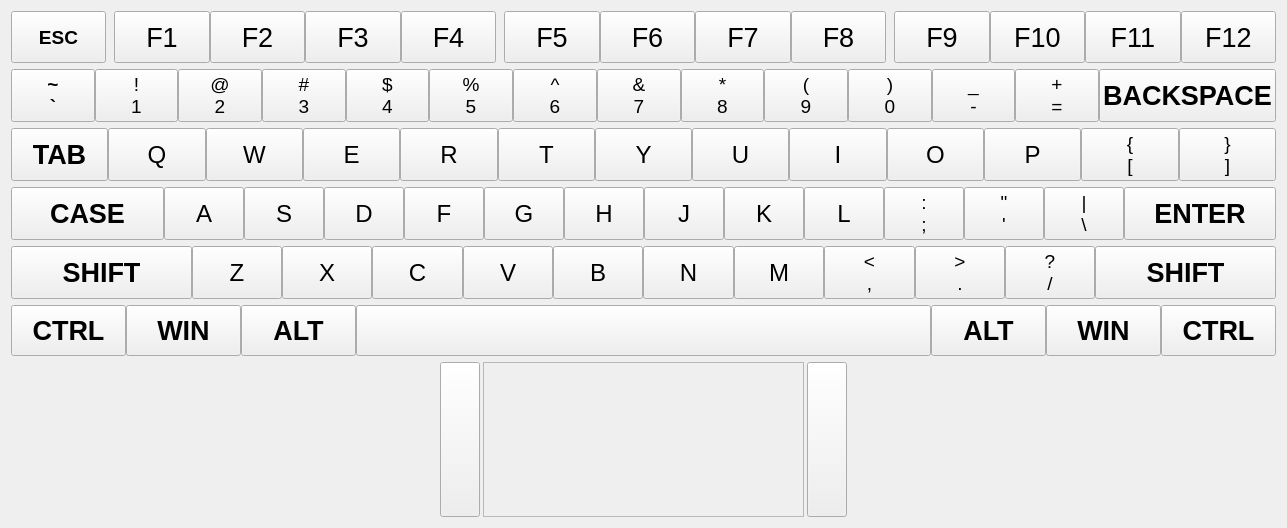
<?xml version="1.0" encoding="UTF-8"?>
<ui version="4.0">
 <class>KeyBoard</class>
 <widget class="QWidget" name="KeyBoard">
  <property name="geometry">
   <rect>
    <x>0</x>
    <y>0</y>
    <width>1287</width>
    <height>528</height>
   </rect>
  </property>
  <property name="sizePolicy">
   <sizepolicy hsizetype="Expanding" vsizetype="Expanding">
    <horstretch>0</horstretch>
    <verstretch>0</verstretch>
   </sizepolicy>
  </property>
  <property name="mouseTracking">
   <bool>false</bool>
  </property>
  <property name="windowTitle">
   <string>Widget</string>
  </property>
  <property name="accessibleDescription">
   <string/>
  </property>
  <property name="autoFillBackground">
   <bool>true</bool>
  </property>
  <property name="styleSheet">
   <string notr="true"/>
  </property>
  <layout class="QVBoxLayout" name="verticalLayout" stretch="1,1,1,1,1,1,3">
   <item>
    <layout class="QHBoxLayout" name="horizontalLayout" stretch="1,4,4,4">
     <property name="spacing">
      <number>8</number>
     </property>
     <item>
      <widget class="QPushButton" name="ESC_BTN">
       <property name="sizePolicy">
        <sizepolicy hsizetype="Preferred" vsizetype="Preferred">
         <horstretch>0</horstretch>
         <verstretch>0</verstretch>
        </sizepolicy>
       </property>
       <property name="font">
        <font>
         <pointsize>14</pointsize>
         <weight>75</weight>
         <bold>true</bold>
        </font>
       </property>
       <property name="text">
        <string>ESC</string>
       </property>
      </widget>
     </item>
     <item>
      <layout class="QHBoxLayout" name="horizontalLayout_2">
       <property name="spacing">
        <number>0</number>
       </property>
       <item>
        <widget class="QPushButton" name="F1_BTN">
         <property name="sizePolicy">
          <sizepolicy hsizetype="Preferred" vsizetype="Preferred">
           <horstretch>0</horstretch>
           <verstretch>0</verstretch>
          </sizepolicy>
         </property>
         <property name="font">
          <font>
           <pointsize>20</pointsize>
          </font>
         </property>
         <property name="text">
          <string>F1</string>
         </property>
        </widget>
       </item>
       <item>
        <widget class="QPushButton" name="F2_BTN">
         <property name="sizePolicy">
          <sizepolicy hsizetype="Preferred" vsizetype="Preferred">
           <horstretch>0</horstretch>
           <verstretch>0</verstretch>
          </sizepolicy>
         </property>
         <property name="font">
          <font>
           <pointsize>20</pointsize>
          </font>
         </property>
         <property name="text">
          <string>F2</string>
         </property>
        </widget>
       </item>
       <item>
        <widget class="QPushButton" name="F3_BTN">
         <property name="sizePolicy">
          <sizepolicy hsizetype="Preferred" vsizetype="Preferred">
           <horstretch>0</horstretch>
           <verstretch>0</verstretch>
          </sizepolicy>
         </property>
         <property name="font">
          <font>
           <pointsize>20</pointsize>
          </font>
         </property>
         <property name="text">
          <string>F3</string>
         </property>
        </widget>
       </item>
       <item>
        <widget class="QPushButton" name="F4_BTN">
         <property name="sizePolicy">
          <sizepolicy hsizetype="Preferred" vsizetype="Preferred">
           <horstretch>0</horstretch>
           <verstretch>0</verstretch>
          </sizepolicy>
         </property>
         <property name="font">
          <font>
           <pointsize>20</pointsize>
          </font>
         </property>
         <property name="text">
          <string>F4</string>
         </property>
        </widget>
       </item>
      </layout>
     </item>
     <item>
      <layout class="QHBoxLayout" name="horizontalLayout_3">
       <property name="spacing">
        <number>0</number>
       </property>
       <item>
        <widget class="QPushButton" name="F5_BTN">
         <property name="sizePolicy">
          <sizepolicy hsizetype="Preferred" vsizetype="Preferred">
           <horstretch>0</horstretch>
           <verstretch>0</verstretch>
          </sizepolicy>
         </property>
         <property name="font">
          <font>
           <pointsize>20</pointsize>
          </font>
         </property>
         <property name="text">
          <string>F5</string>
         </property>
        </widget>
       </item>
       <item>
        <widget class="QPushButton" name="F6_BTN">
         <property name="sizePolicy">
          <sizepolicy hsizetype="Preferred" vsizetype="Preferred">
           <horstretch>0</horstretch>
           <verstretch>0</verstretch>
          </sizepolicy>
         </property>
         <property name="font">
          <font>
           <pointsize>20</pointsize>
          </font>
         </property>
         <property name="text">
          <string>F6</string>
         </property>
        </widget>
       </item>
       <item>
        <widget class="QPushButton" name="F7_BTN">
         <property name="sizePolicy">
          <sizepolicy hsizetype="Preferred" vsizetype="Preferred">
           <horstretch>0</horstretch>
           <verstretch>0</verstretch>
          </sizepolicy>
         </property>
         <property name="font">
          <font>
           <pointsize>20</pointsize>
          </font>
         </property>
         <property name="text">
          <string>F7</string>
         </property>
        </widget>
       </item>
       <item>
        <widget class="QPushButton" name="F8_BTN">
         <property name="sizePolicy">
          <sizepolicy hsizetype="Preferred" vsizetype="Preferred">
           <horstretch>0</horstretch>
           <verstretch>0</verstretch>
          </sizepolicy>
         </property>
         <property name="font">
          <font>
           <pointsize>20</pointsize>
          </font>
         </property>
         <property name="text">
          <string>F8</string>
         </property>
        </widget>
       </item>
      </layout>
     </item>
     <item>
      <layout class="QHBoxLayout" name="horizontalLayout_4">
       <property name="spacing">
        <number>0</number>
       </property>
       <item>
        <widget class="QPushButton" name="F9_BTN">
         <property name="sizePolicy">
          <sizepolicy hsizetype="Preferred" vsizetype="Preferred">
           <horstretch>0</horstretch>
           <verstretch>0</verstretch>
          </sizepolicy>
         </property>
         <property name="font">
          <font>
           <pointsize>20</pointsize>
          </font>
         </property>
         <property name="text">
          <string>F9</string>
         </property>
        </widget>
       </item>
       <item>
        <widget class="QPushButton" name="F10_BTN">
         <property name="sizePolicy">
          <sizepolicy hsizetype="Preferred" vsizetype="Preferred">
           <horstretch>0</horstretch>
           <verstretch>0</verstretch>
          </sizepolicy>
         </property>
         <property name="font">
          <font>
           <pointsize>20</pointsize>
          </font>
         </property>
         <property name="text">
          <string>F10</string>
         </property>
        </widget>
       </item>
       <item>
        <widget class="QPushButton" name="F11_BTN">
         <property name="sizePolicy">
          <sizepolicy hsizetype="Preferred" vsizetype="Preferred">
           <horstretch>0</horstretch>
           <verstretch>0</verstretch>
          </sizepolicy>
         </property>
         <property name="font">
          <font>
           <pointsize>20</pointsize>
          </font>
         </property>
         <property name="text">
          <string>F11</string>
         </property>
        </widget>
       </item>
       <item>
        <widget class="QPushButton" name="F12_BTN">
         <property name="sizePolicy">
          <sizepolicy hsizetype="Preferred" vsizetype="Preferred">
           <horstretch>0</horstretch>
           <verstretch>0</verstretch>
          </sizepolicy>
         </property>
         <property name="font">
          <font>
           <pointsize>20</pointsize>
          </font>
         </property>
         <property name="text">
          <string>F12</string>
         </property>
        </widget>
       </item>
      </layout>
     </item>
    </layout>
   </item>
   <item>
    <layout class="QHBoxLayout" name="horizontalLayout_5" stretch="1,1,1,1,1,1,1,1,1,1,1,1,1,2">
     <property name="spacing">
      <number>0</number>
     </property>
     <item>
      <widget class="QPushButton" name="TILDE_BTN">
       <property name="sizePolicy">
        <sizepolicy hsizetype="Preferred" vsizetype="Preferred">
         <horstretch>1</horstretch>
         <verstretch>0</verstretch>
        </sizepolicy>
       </property>
       <property name="font">
        <font>
         <pointsize>14</pointsize>
         <weight>75</weight>
         <bold>true</bold>
        </font>
       </property>
       <property name="text">
        <string>~
`</string>
       </property>
      </widget>
     </item>
     <item>
      <widget class="QPushButton" name="NUM1_BTN">
       <property name="sizePolicy">
        <sizepolicy hsizetype="Preferred" vsizetype="Preferred">
         <horstretch>1</horstretch>
         <verstretch>0</verstretch>
        </sizepolicy>
       </property>
       <property name="font">
        <font>
         <pointsize>14</pointsize>
        </font>
       </property>
       <property name="text">
        <string>!
1</string>
       </property>
      </widget>
     </item>
     <item>
      <widget class="QPushButton" name="NUM2_BTN">
       <property name="sizePolicy">
        <sizepolicy hsizetype="Preferred" vsizetype="Preferred">
         <horstretch>1</horstretch>
         <verstretch>0</verstretch>
        </sizepolicy>
       </property>
       <property name="font">
        <font>
         <pointsize>14</pointsize>
        </font>
       </property>
       <property name="text">
        <string>@
2</string>
       </property>
      </widget>
     </item>
     <item>
      <widget class="QPushButton" name="NUM3_BTN">
       <property name="sizePolicy">
        <sizepolicy hsizetype="Preferred" vsizetype="Preferred">
         <horstretch>1</horstretch>
         <verstretch>0</verstretch>
        </sizepolicy>
       </property>
       <property name="font">
        <font>
         <pointsize>14</pointsize>
        </font>
       </property>
       <property name="text">
        <string>#
3</string>
       </property>
      </widget>
     </item>
     <item>
      <widget class="QPushButton" name="NUM4_BTN">
       <property name="sizePolicy">
        <sizepolicy hsizetype="Preferred" vsizetype="Preferred">
         <horstretch>1</horstretch>
         <verstretch>0</verstretch>
        </sizepolicy>
       </property>
       <property name="font">
        <font>
         <pointsize>14</pointsize>
        </font>
       </property>
       <property name="text">
        <string>$
4</string>
       </property>
      </widget>
     </item>
     <item>
      <widget class="QPushButton" name="NUM5_BTN">
       <property name="sizePolicy">
        <sizepolicy hsizetype="Preferred" vsizetype="Preferred">
         <horstretch>1</horstretch>
         <verstretch>0</verstretch>
        </sizepolicy>
       </property>
       <property name="font">
        <font>
         <pointsize>14</pointsize>
        </font>
       </property>
       <property name="text">
        <string>%
5</string>
       </property>
      </widget>
     </item>
     <item>
      <widget class="QPushButton" name="NUM6_BTN">
       <property name="sizePolicy">
        <sizepolicy hsizetype="Preferred" vsizetype="Preferred">
         <horstretch>1</horstretch>
         <verstretch>0</verstretch>
        </sizepolicy>
       </property>
       <property name="font">
        <font>
         <pointsize>14</pointsize>
        </font>
       </property>
       <property name="text">
        <string>^
6</string>
       </property>
      </widget>
     </item>
     <item>
      <widget class="QPushButton" name="NUM7_BTN">
       <property name="sizePolicy">
        <sizepolicy hsizetype="Preferred" vsizetype="Preferred">
         <horstretch>1</horstretch>
         <verstretch>0</verstretch>
        </sizepolicy>
       </property>
       <property name="font">
        <font>
         <pointsize>14</pointsize>
        </font>
       </property>
       <property name="text">
        <string>&amp;&amp;
7</string>
       </property>
      </widget>
     </item>
     <item>
      <widget class="QPushButton" name="NUM8_BTN">
       <property name="sizePolicy">
        <sizepolicy hsizetype="Preferred" vsizetype="Preferred">
         <horstretch>1</horstretch>
         <verstretch>0</verstretch>
        </sizepolicy>
       </property>
       <property name="font">
        <font>
         <pointsize>14</pointsize>
        </font>
       </property>
       <property name="text">
        <string>*
8</string>
       </property>
      </widget>
     </item>
     <item>
      <widget class="QPushButton" name="NUM9_BTN">
       <property name="sizePolicy">
        <sizepolicy hsizetype="Preferred" vsizetype="Preferred">
         <horstretch>1</horstretch>
         <verstretch>0</verstretch>
        </sizepolicy>
       </property>
       <property name="font">
        <font>
         <pointsize>14</pointsize>
        </font>
       </property>
       <property name="text">
        <string>(
9</string>
       </property>
      </widget>
     </item>
     <item>
      <widget class="QPushButton" name="NUM0_BTN">
       <property name="sizePolicy">
        <sizepolicy hsizetype="Preferred" vsizetype="Preferred">
         <horstretch>1</horstretch>
         <verstretch>0</verstretch>
        </sizepolicy>
       </property>
       <property name="font">
        <font>
         <pointsize>14</pointsize>
        </font>
       </property>
       <property name="text">
        <string>)
0</string>
       </property>
      </widget>
     </item>
     <item>
      <widget class="QPushButton" name="SUB_BTN">
       <property name="sizePolicy">
        <sizepolicy hsizetype="Preferred" vsizetype="Preferred">
         <horstretch>1</horstretch>
         <verstretch>0</verstretch>
        </sizepolicy>
       </property>
       <property name="font">
        <font>
         <pointsize>14</pointsize>
        </font>
       </property>
       <property name="text">
        <string>_
-</string>
       </property>
      </widget>
     </item>
     <item>
      <widget class="QPushButton" name="ADD_BTN">
       <property name="sizePolicy">
        <sizepolicy hsizetype="Preferred" vsizetype="Preferred">
         <horstretch>1</horstretch>
         <verstretch>0</verstretch>
        </sizepolicy>
       </property>
       <property name="font">
        <font>
         <pointsize>14</pointsize>
        </font>
       </property>
       <property name="text">
        <string>+
=</string>
       </property>
      </widget>
     </item>
     <item>
      <widget class="QPushButton" name="BACK_BTN">
       <property name="sizePolicy">
        <sizepolicy hsizetype="Preferred" vsizetype="Preferred">
         <horstretch>1</horstretch>
         <verstretch>0</verstretch>
        </sizepolicy>
       </property>
       <property name="font">
        <font>
         <pointsize>20</pointsize>
         <weight>75</weight>
         <bold>true</bold>
        </font>
       </property>
       <property name="text">
        <string>BACKSPACE</string>
       </property>
      </widget>
     </item>
    </layout>
   </item>
   <item>
    <layout class="QHBoxLayout" name="horizontalLayout_6">
     <property name="spacing">
      <number>0</number>
     </property>
     <item>
      <widget class="QPushButton" name="TAB_BTN">
       <property name="sizePolicy">
        <sizepolicy hsizetype="Preferred" vsizetype="Preferred">
         <horstretch>1</horstretch>
         <verstretch>0</verstretch>
        </sizepolicy>
       </property>
       <property name="font">
        <font>
         <pointsize>20</pointsize>
         <weight>75</weight>
         <bold>true</bold>
        </font>
       </property>
       <property name="text">
        <string>TAB</string>
       </property>
      </widget>
     </item>
     <item>
      <widget class="QPushButton" name="Q_BTN">
       <property name="sizePolicy">
        <sizepolicy hsizetype="Preferred" vsizetype="Preferred">
         <horstretch>1</horstretch>
         <verstretch>0</verstretch>
        </sizepolicy>
       </property>
       <property name="font">
        <font>
         <pointsize>18</pointsize>
        </font>
       </property>
       <property name="text">
        <string>Q</string>
       </property>
      </widget>
     </item>
     <item>
      <widget class="QPushButton" name="W_BTN">
       <property name="sizePolicy">
        <sizepolicy hsizetype="Preferred" vsizetype="Preferred">
         <horstretch>1</horstretch>
         <verstretch>0</verstretch>
        </sizepolicy>
       </property>
       <property name="font">
        <font>
         <pointsize>18</pointsize>
        </font>
       </property>
       <property name="text">
        <string>W</string>
       </property>
      </widget>
     </item>
     <item>
      <widget class="QPushButton" name="E_BTN">
       <property name="sizePolicy">
        <sizepolicy hsizetype="Preferred" vsizetype="Preferred">
         <horstretch>1</horstretch>
         <verstretch>0</verstretch>
        </sizepolicy>
       </property>
       <property name="font">
        <font>
         <pointsize>18</pointsize>
        </font>
       </property>
       <property name="text">
        <string>E</string>
       </property>
      </widget>
     </item>
     <item>
      <widget class="QPushButton" name="R_BTN">
       <property name="sizePolicy">
        <sizepolicy hsizetype="Preferred" vsizetype="Preferred">
         <horstretch>1</horstretch>
         <verstretch>0</verstretch>
        </sizepolicy>
       </property>
       <property name="font">
        <font>
         <pointsize>18</pointsize>
        </font>
       </property>
       <property name="text">
        <string>R</string>
       </property>
      </widget>
     </item>
     <item>
      <widget class="QPushButton" name="T_BTN">
       <property name="sizePolicy">
        <sizepolicy hsizetype="Preferred" vsizetype="Preferred">
         <horstretch>1</horstretch>
         <verstretch>0</verstretch>
        </sizepolicy>
       </property>
       <property name="font">
        <font>
         <pointsize>18</pointsize>
        </font>
       </property>
       <property name="text">
        <string>T</string>
       </property>
      </widget>
     </item>
     <item>
      <widget class="QPushButton" name="Y_BTN">
       <property name="sizePolicy">
        <sizepolicy hsizetype="Preferred" vsizetype="Preferred">
         <horstretch>1</horstretch>
         <verstretch>0</verstretch>
        </sizepolicy>
       </property>
       <property name="font">
        <font>
         <pointsize>18</pointsize>
        </font>
       </property>
       <property name="text">
        <string>Y</string>
       </property>
      </widget>
     </item>
     <item>
      <widget class="QPushButton" name="U_BTN">
       <property name="sizePolicy">
        <sizepolicy hsizetype="Preferred" vsizetype="Preferred">
         <horstretch>1</horstretch>
         <verstretch>0</verstretch>
        </sizepolicy>
       </property>
       <property name="font">
        <font>
         <pointsize>18</pointsize>
        </font>
       </property>
       <property name="text">
        <string>U</string>
       </property>
      </widget>
     </item>
     <item>
      <widget class="QPushButton" name="I_BTN">
       <property name="sizePolicy">
        <sizepolicy hsizetype="Preferred" vsizetype="Preferred">
         <horstretch>1</horstretch>
         <verstretch>0</verstretch>
        </sizepolicy>
       </property>
       <property name="font">
        <font>
         <pointsize>18</pointsize>
        </font>
       </property>
       <property name="text">
        <string>I</string>
       </property>
      </widget>
     </item>
     <item>
      <widget class="QPushButton" name="O_BTN">
       <property name="sizePolicy">
        <sizepolicy hsizetype="Preferred" vsizetype="Preferred">
         <horstretch>1</horstretch>
         <verstretch>0</verstretch>
        </sizepolicy>
       </property>
       <property name="font">
        <font>
         <pointsize>18</pointsize>
        </font>
       </property>
       <property name="text">
        <string>O</string>
       </property>
      </widget>
     </item>
     <item>
      <widget class="QPushButton" name="P_BTN">
       <property name="sizePolicy">
        <sizepolicy hsizetype="Preferred" vsizetype="Preferred">
         <horstretch>1</horstretch>
         <verstretch>0</verstretch>
        </sizepolicy>
       </property>
       <property name="font">
        <font>
         <pointsize>18</pointsize>
        </font>
       </property>
       <property name="text">
        <string>P</string>
       </property>
      </widget>
     </item>
     <item>
      <widget class="QPushButton" name="BRACE_LEFT_BTN">
       <property name="sizePolicy">
        <sizepolicy hsizetype="Preferred" vsizetype="Preferred">
         <horstretch>1</horstretch>
         <verstretch>0</verstretch>
        </sizepolicy>
       </property>
       <property name="font">
        <font>
         <pointsize>14</pointsize>
        </font>
       </property>
       <property name="text">
        <string>{
[</string>
       </property>
      </widget>
     </item>
     <item>
      <widget class="QPushButton" name="BRACE_RIGHT_BTN">
       <property name="sizePolicy">
        <sizepolicy hsizetype="Preferred" vsizetype="Preferred">
         <horstretch>1</horstretch>
         <verstretch>0</verstretch>
        </sizepolicy>
       </property>
       <property name="font">
        <font>
         <pointsize>14</pointsize>
        </font>
       </property>
       <property name="text">
        <string>}
]</string>
       </property>
      </widget>
     </item>
    </layout>
   </item>
   <item>
    <layout class="QHBoxLayout" name="horizontalLayout_7" stretch="2,0,0,0,0,0,0,0,0,0,0,0,0,2">
     <property name="spacing">
      <number>0</number>
     </property>
     <item>
      <widget class="QPushButton" name="CASE_BTN">
       <property name="sizePolicy">
        <sizepolicy hsizetype="Preferred" vsizetype="Preferred">
         <horstretch>1</horstretch>
         <verstretch>0</verstretch>
        </sizepolicy>
       </property>
       <property name="font">
        <font>
         <pointsize>20</pointsize>
         <weight>75</weight>
         <bold>true</bold>
        </font>
       </property>
       <property name="text">
        <string>CASE</string>
       </property>
      </widget>
     </item>
     <item>
      <widget class="QPushButton" name="A_BTN">
       <property name="sizePolicy">
        <sizepolicy hsizetype="Preferred" vsizetype="Preferred">
         <horstretch>1</horstretch>
         <verstretch>0</verstretch>
        </sizepolicy>
       </property>
       <property name="font">
        <font>
         <pointsize>18</pointsize>
        </font>
       </property>
       <property name="text">
        <string>A</string>
       </property>
      </widget>
     </item>
     <item>
      <widget class="QPushButton" name="S_BTN">
       <property name="sizePolicy">
        <sizepolicy hsizetype="Preferred" vsizetype="Preferred">
         <horstretch>1</horstretch>
         <verstretch>0</verstretch>
        </sizepolicy>
       </property>
       <property name="font">
        <font>
         <pointsize>18</pointsize>
        </font>
       </property>
       <property name="text">
        <string>S</string>
       </property>
      </widget>
     </item>
     <item>
      <widget class="QPushButton" name="D_BTN">
       <property name="sizePolicy">
        <sizepolicy hsizetype="Preferred" vsizetype="Preferred">
         <horstretch>1</horstretch>
         <verstretch>0</verstretch>
        </sizepolicy>
       </property>
       <property name="font">
        <font>
         <pointsize>18</pointsize>
        </font>
       </property>
       <property name="text">
        <string>D</string>
       </property>
      </widget>
     </item>
     <item>
      <widget class="QPushButton" name="F_BTN">
       <property name="sizePolicy">
        <sizepolicy hsizetype="Preferred" vsizetype="Preferred">
         <horstretch>1</horstretch>
         <verstretch>0</verstretch>
        </sizepolicy>
       </property>
       <property name="font">
        <font>
         <pointsize>18</pointsize>
        </font>
       </property>
       <property name="text">
        <string>F</string>
       </property>
      </widget>
     </item>
     <item>
      <widget class="QPushButton" name="G_BTN">
       <property name="sizePolicy">
        <sizepolicy hsizetype="Preferred" vsizetype="Preferred">
         <horstretch>1</horstretch>
         <verstretch>0</verstretch>
        </sizepolicy>
       </property>
       <property name="font">
        <font>
         <pointsize>18</pointsize>
        </font>
       </property>
       <property name="text">
        <string>G</string>
       </property>
      </widget>
     </item>
     <item>
      <widget class="QPushButton" name="H_BTN">
       <property name="sizePolicy">
        <sizepolicy hsizetype="Preferred" vsizetype="Preferred">
         <horstretch>1</horstretch>
         <verstretch>0</verstretch>
        </sizepolicy>
       </property>
       <property name="font">
        <font>
         <pointsize>18</pointsize>
        </font>
       </property>
       <property name="text">
        <string>H</string>
       </property>
      </widget>
     </item>
     <item>
      <widget class="QPushButton" name="J_BTN">
       <property name="sizePolicy">
        <sizepolicy hsizetype="Preferred" vsizetype="Preferred">
         <horstretch>1</horstretch>
         <verstretch>0</verstretch>
        </sizepolicy>
       </property>
       <property name="font">
        <font>
         <pointsize>18</pointsize>
        </font>
       </property>
       <property name="text">
        <string>J</string>
       </property>
      </widget>
     </item>
     <item>
      <widget class="QPushButton" name="K_BTN">
       <property name="sizePolicy">
        <sizepolicy hsizetype="Preferred" vsizetype="Preferred">
         <horstretch>1</horstretch>
         <verstretch>0</verstretch>
        </sizepolicy>
       </property>
       <property name="font">
        <font>
         <pointsize>18</pointsize>
        </font>
       </property>
       <property name="text">
        <string>K</string>
       </property>
      </widget>
     </item>
     <item>
      <widget class="QPushButton" name="L_BTN">
       <property name="sizePolicy">
        <sizepolicy hsizetype="Preferred" vsizetype="Preferred">
         <horstretch>1</horstretch>
         <verstretch>0</verstretch>
        </sizepolicy>
       </property>
       <property name="font">
        <font>
         <pointsize>18</pointsize>
        </font>
       </property>
       <property name="text">
        <string>L</string>
       </property>
      </widget>
     </item>
     <item>
      <widget class="QPushButton" name="COLON_BTN">
       <property name="sizePolicy">
        <sizepolicy hsizetype="Preferred" vsizetype="Preferred">
         <horstretch>1</horstretch>
         <verstretch>0</verstretch>
        </sizepolicy>
       </property>
       <property name="font">
        <font>
         <pointsize>14</pointsize>
        </font>
       </property>
       <property name="text">
        <string>:
;</string>
       </property>
      </widget>
     </item>
     <item>
      <widget class="QPushButton" name="QUOTE_BTN">
       <property name="sizePolicy">
        <sizepolicy hsizetype="Preferred" vsizetype="Preferred">
         <horstretch>1</horstretch>
         <verstretch>0</verstretch>
        </sizepolicy>
       </property>
       <property name="font">
        <font>
         <pointsize>14</pointsize>
        </font>
       </property>
       <property name="text">
        <string>&quot;
'</string>
       </property>
      </widget>
     </item>
     <item>
      <widget class="QPushButton" name="BACK_SLANT_BTN">
       <property name="sizePolicy">
        <sizepolicy hsizetype="Preferred" vsizetype="Preferred">
         <horstretch>1</horstretch>
         <verstretch>0</verstretch>
        </sizepolicy>
       </property>
       <property name="font">
        <font>
         <pointsize>14</pointsize>
        </font>
       </property>
       <property name="text">
        <string>|
\</string>
       </property>
      </widget>
     </item>
     <item>
      <widget class="QPushButton" name="ENTER_BTN">
       <property name="sizePolicy">
        <sizepolicy hsizetype="Preferred" vsizetype="Preferred">
         <horstretch>1</horstretch>
         <verstretch>0</verstretch>
        </sizepolicy>
       </property>
       <property name="font">
        <font>
         <pointsize>20</pointsize>
         <weight>75</weight>
         <bold>true</bold>
        </font>
       </property>
       <property name="text">
        <string>ENTER</string>
       </property>
      </widget>
     </item>
    </layout>
   </item>
   <item>
    <layout class="QHBoxLayout" name="horizontalLayout_8" stretch="2,0,0,0,0,0,0,0,0,0,0,2">
     <property name="spacing">
      <number>0</number>
     </property>
     <item>
      <widget class="QPushButton" name="SHIFT_LEFT_BTN">
       <property name="sizePolicy">
        <sizepolicy hsizetype="Preferred" vsizetype="Preferred">
         <horstretch>1</horstretch>
         <verstretch>0</verstretch>
        </sizepolicy>
       </property>
       <property name="font">
        <font>
         <pointsize>20</pointsize>
         <weight>75</weight>
         <bold>true</bold>
        </font>
       </property>
       <property name="text">
        <string>SHIFT</string>
       </property>
      </widget>
     </item>
     <item>
      <widget class="QPushButton" name="Z_BTN">
       <property name="sizePolicy">
        <sizepolicy hsizetype="Preferred" vsizetype="Preferred">
         <horstretch>1</horstretch>
         <verstretch>0</verstretch>
        </sizepolicy>
       </property>
       <property name="font">
        <font>
         <pointsize>18</pointsize>
        </font>
       </property>
       <property name="text">
        <string>Z</string>
       </property>
      </widget>
     </item>
     <item>
      <widget class="QPushButton" name="X_BTN">
       <property name="sizePolicy">
        <sizepolicy hsizetype="Preferred" vsizetype="Preferred">
         <horstretch>1</horstretch>
         <verstretch>0</verstretch>
        </sizepolicy>
       </property>
       <property name="font">
        <font>
         <pointsize>18</pointsize>
        </font>
       </property>
       <property name="text">
        <string>X</string>
       </property>
      </widget>
     </item>
     <item>
      <widget class="QPushButton" name="C_BTN">
       <property name="sizePolicy">
        <sizepolicy hsizetype="Preferred" vsizetype="Preferred">
         <horstretch>1</horstretch>
         <verstretch>0</verstretch>
        </sizepolicy>
       </property>
       <property name="font">
        <font>
         <pointsize>18</pointsize>
        </font>
       </property>
       <property name="text">
        <string>C</string>
       </property>
      </widget>
     </item>
     <item>
      <widget class="QPushButton" name="V_BTN">
       <property name="sizePolicy">
        <sizepolicy hsizetype="Preferred" vsizetype="Preferred">
         <horstretch>1</horstretch>
         <verstretch>0</verstretch>
        </sizepolicy>
       </property>
       <property name="font">
        <font>
         <pointsize>18</pointsize>
        </font>
       </property>
       <property name="text">
        <string>V</string>
       </property>
      </widget>
     </item>
     <item>
      <widget class="QPushButton" name="B_BTN">
       <property name="sizePolicy">
        <sizepolicy hsizetype="Preferred" vsizetype="Preferred">
         <horstretch>1</horstretch>
         <verstretch>0</verstretch>
        </sizepolicy>
       </property>
       <property name="font">
        <font>
         <pointsize>18</pointsize>
        </font>
       </property>
       <property name="text">
        <string>B</string>
       </property>
      </widget>
     </item>
     <item>
      <widget class="QPushButton" name="N_BTN">
       <property name="sizePolicy">
        <sizepolicy hsizetype="Preferred" vsizetype="Preferred">
         <horstretch>1</horstretch>
         <verstretch>0</verstretch>
        </sizepolicy>
       </property>
       <property name="font">
        <font>
         <pointsize>18</pointsize>
        </font>
       </property>
       <property name="text">
        <string>N</string>
       </property>
      </widget>
     </item>
     <item>
      <widget class="QPushButton" name="M_BTN">
       <property name="sizePolicy">
        <sizepolicy hsizetype="Preferred" vsizetype="Preferred">
         <horstretch>1</horstretch>
         <verstretch>0</verstretch>
        </sizepolicy>
       </property>
       <property name="font">
        <font>
         <pointsize>18</pointsize>
        </font>
       </property>
       <property name="text">
        <string>M</string>
       </property>
      </widget>
     </item>
     <item>
      <widget class="QPushButton" name="ANGLE_LEFT_BTN">
       <property name="sizePolicy">
        <sizepolicy hsizetype="Preferred" vsizetype="Preferred">
         <horstretch>1</horstretch>
         <verstretch>0</verstretch>
        </sizepolicy>
       </property>
       <property name="font">
        <font>
         <pointsize>14</pointsize>
        </font>
       </property>
       <property name="text">
        <string>&lt;
,</string>
       </property>
      </widget>
     </item>
     <item>
      <widget class="QPushButton" name="ANGLE_RIGHT_BTN">
       <property name="sizePolicy">
        <sizepolicy hsizetype="Preferred" vsizetype="Preferred">
         <horstretch>1</horstretch>
         <verstretch>0</verstretch>
        </sizepolicy>
       </property>
       <property name="font">
        <font>
         <pointsize>14</pointsize>
        </font>
       </property>
       <property name="text">
        <string>&gt;
.</string>
       </property>
      </widget>
     </item>
     <item>
      <widget class="QPushButton" name="QUES_BTN">
       <property name="sizePolicy">
        <sizepolicy hsizetype="Preferred" vsizetype="Preferred">
         <horstretch>1</horstretch>
         <verstretch>0</verstretch>
        </sizepolicy>
       </property>
       <property name="font">
        <font>
         <pointsize>14</pointsize>
        </font>
       </property>
       <property name="text">
        <string>?
/</string>
       </property>
      </widget>
     </item>
     <item>
      <widget class="QPushButton" name="SHIFT_RIGHT_BTN">
       <property name="sizePolicy">
        <sizepolicy hsizetype="Preferred" vsizetype="Preferred">
         <horstretch>1</horstretch>
         <verstretch>0</verstretch>
        </sizepolicy>
       </property>
       <property name="font">
        <font>
         <pointsize>20</pointsize>
         <weight>75</weight>
         <bold>true</bold>
        </font>
       </property>
       <property name="text">
        <string>SHIFT</string>
       </property>
      </widget>
     </item>
    </layout>
   </item>
   <item>
    <layout class="QHBoxLayout" name="horizontalLayout_9" stretch="1,1,1,5,1,1,1">
     <property name="spacing">
      <number>0</number>
     </property>
     <item>
      <widget class="QPushButton" name="CTRL_LEFT_BTN">
       <property name="sizePolicy">
        <sizepolicy hsizetype="Preferred" vsizetype="Preferred">
         <horstretch>1</horstretch>
         <verstretch>0</verstretch>
        </sizepolicy>
       </property>
       <property name="font">
        <font>
         <pointsize>20</pointsize>
         <weight>75</weight>
         <bold>true</bold>
        </font>
       </property>
       <property name="text">
        <string>CTRL</string>
       </property>
      </widget>
     </item>
     <item>
      <widget class="QPushButton" name="WIN_LEFT_BTN">
       <property name="sizePolicy">
        <sizepolicy hsizetype="Preferred" vsizetype="Preferred">
         <horstretch>1</horstretch>
         <verstretch>0</verstretch>
        </sizepolicy>
       </property>
       <property name="font">
        <font>
         <pointsize>20</pointsize>
         <weight>75</weight>
         <bold>true</bold>
        </font>
       </property>
       <property name="text">
        <string>WIN</string>
       </property>
      </widget>
     </item>
     <item>
      <widget class="QPushButton" name="ALT_LEFT_BTN">
       <property name="sizePolicy">
        <sizepolicy hsizetype="Preferred" vsizetype="Preferred">
         <horstretch>1</horstretch>
         <verstretch>0</verstretch>
        </sizepolicy>
       </property>
       <property name="font">
        <font>
         <pointsize>20</pointsize>
         <weight>75</weight>
         <bold>true</bold>
        </font>
       </property>
       <property name="text">
        <string>ALT</string>
       </property>
      </widget>
     </item>
     <item>
      <widget class="QPushButton" name="SPACE_BTN">
       <property name="sizePolicy">
        <sizepolicy hsizetype="Preferred" vsizetype="Preferred">
         <horstretch>1</horstretch>
         <verstretch>0</verstretch>
        </sizepolicy>
       </property>
       <property name="font">
        <font>
         <pointsize>18</pointsize>
        </font>
       </property>
       <property name="text">
        <string/>
       </property>
      </widget>
     </item>
     <item>
      <widget class="QPushButton" name="ALT_RIGHT_BTN">
       <property name="sizePolicy">
        <sizepolicy hsizetype="Preferred" vsizetype="Preferred">
         <horstretch>1</horstretch>
         <verstretch>0</verstretch>
        </sizepolicy>
       </property>
       <property name="font">
        <font>
         <pointsize>20</pointsize>
         <weight>75</weight>
         <bold>true</bold>
        </font>
       </property>
       <property name="text">
        <string>ALT</string>
       </property>
      </widget>
     </item>
     <item>
      <widget class="QPushButton" name="WIN_RIGHT_BTN">
       <property name="sizePolicy">
        <sizepolicy hsizetype="Preferred" vsizetype="Preferred">
         <horstretch>1</horstretch>
         <verstretch>0</verstretch>
        </sizepolicy>
       </property>
       <property name="font">
        <font>
         <pointsize>20</pointsize>
         <weight>75</weight>
         <bold>true</bold>
        </font>
       </property>
       <property name="text">
        <string>WIN</string>
       </property>
      </widget>
     </item>
     <item>
      <widget class="QPushButton" name="CTRL_RIGHT_BTN">
       <property name="sizePolicy">
        <sizepolicy hsizetype="Preferred" vsizetype="Preferred">
         <horstretch>1</horstretch>
         <verstretch>0</verstretch>
        </sizepolicy>
       </property>
       <property name="font">
        <font>
         <pointsize>20</pointsize>
         <weight>75</weight>
         <bold>true</bold>
        </font>
       </property>
       <property name="text">
        <string>CTRL</string>
       </property>
      </widget>
     </item>
    </layout>
   </item>
   <item>
    <layout class="QHBoxLayout" name="horizontalLayout_10" stretch="4,0,3,0,4">
     <property name="spacing">
      <number>3</number>
     </property>
     <item>
      <spacer name="horizontalSpacer">
       <property name="orientation">
        <enum>Qt::Horizontal</enum>
       </property>
       <property name="sizeHint" stdset="0">
        <size>
         <width>40</width>
         <height>20</height>
        </size>
       </property>
      </spacer>
     </item>
     <item>
      <widget class="QPushButton" name="LEFT_BTN">
       <property name="sizePolicy">
        <sizepolicy hsizetype="Preferred" vsizetype="Preferred">
         <horstretch>0</horstretch>
         <verstretch>0</verstretch>
        </sizepolicy>
       </property>
       <property name="text">
        <string/>
       </property>
      </widget>
     </item>
     <item>
      <widget class="QFrame" name="MOUSE_FRAME">
       <property name="font">
        <font>
         <weight>50</weight>
         <bold>false</bold>
        </font>
       </property>
       <property name="mouseTracking">
        <bool>false</bool>
       </property>
       <property name="styleSheet">
        <string notr="true">s</string>
       </property>
       <property name="frameShape">
        <enum>QFrame::StyledPanel</enum>
       </property>
       <property name="frameShadow">
        <enum>QFrame::Raised</enum>
       </property>
      </widget>
     </item>
     <item>
      <widget class="QPushButton" name="RIGHT_BTN">
       <property name="sizePolicy">
        <sizepolicy hsizetype="Preferred" vsizetype="Preferred">
         <horstretch>0</horstretch>
         <verstretch>0</verstretch>
        </sizepolicy>
       </property>
       <property name="text">
        <string/>
       </property>
      </widget>
     </item>
     <item>
      <spacer name="horizontalSpacer_2">
       <property name="orientation">
        <enum>Qt::Horizontal</enum>
       </property>
       <property name="sizeHint" stdset="0">
        <size>
         <width>40</width>
         <height>20</height>
        </size>
       </property>
      </spacer>
     </item>
    </layout>
   </item>
  </layout>
 </widget>
 <layoutdefault spacing="6" margin="11"/>
 <resources/>
 <connections/>
</ui>
